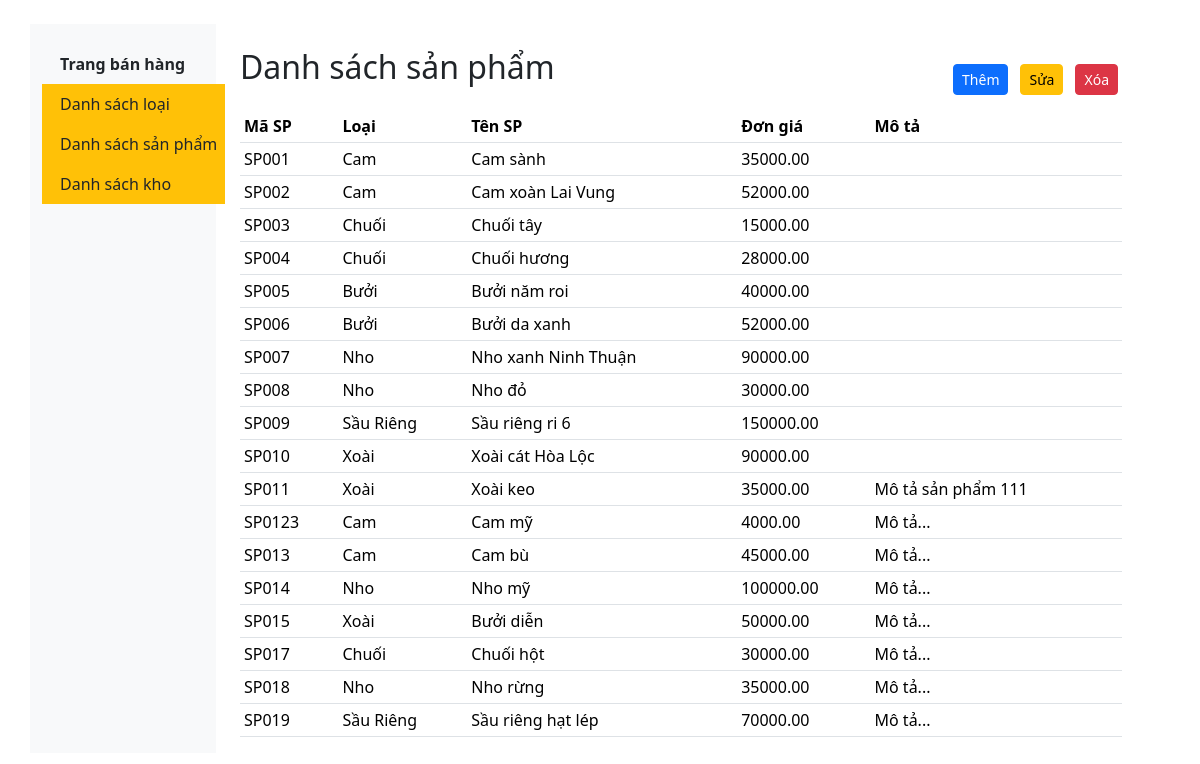
The page /dsSanPham on the database as committed earlier.
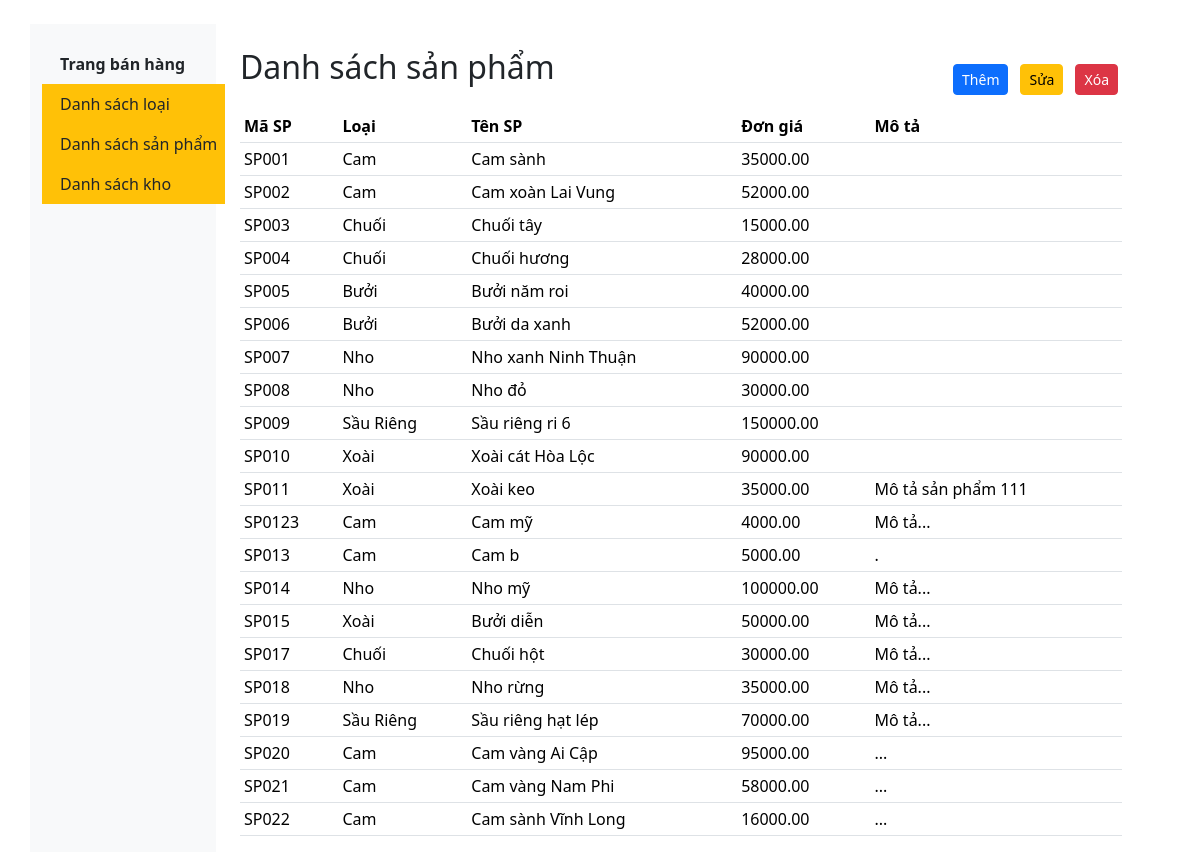
The same page on the database as committed later.
### TraiCay/models.py (models this page shows, shortened)
class SanPham(models.Model):
    MaSP = models.CharField(max_length=10, primary_key=True)
    MaLoai = models.ForeignKey(Loai, on_delete=models.SET_NULL, null=True)
    TenSP = models.CharField(max_length=100, unique=True)
    DonGia = models.DecimalField(max_digits=10, decimal_places=2)
    MoTa = models.TextField()

class Loai(models.Model):
    MaLoai = models.CharField(max_length=10, primary_key=True)
    TenLoai = models.CharField(max_length=100, unique=True)

### TraiCay/views.py (the view)
# urls.py: path('dsSanPham', views.list_product, name='dsSanPham'),
def list_product(request):
    data1 = {
        'ds_SanPham': SanPham.objects.all(),
    }
    return render(request, 'admin_pages/dsSanPham.html', data1)

### TraiCay/templates/admin_pages/dsSanPham.html (shortened to what this page needs)
{% extends "layout/admin_layout/layout.html" %}
{% block content %}
<div class="container mt-4">
    <div class="d-flex align-items-center justify-content-between">
        <h2 class="mb-4">Danh sách sản phẩm</h2>
        <div class="d-flex gap-1">
            <a href="{% url 'ThemSP' %}" class="btn btn-sm btn-primary mx-1">Thêm</a>
            <a href="{% url 'SuaSP' %}" class="btn btn-sm btn-warning mx-1">Sửa</a>
            <a href="{% url 'XoaSP' %}" class="btn btn-sm btn-danger mx-1">Xóa</a>
        </div>
    </div>
    <table class="table table-hover table-sm w-100 mx-auto">
        <thead class="thead-dark">
            <tr>
                <th scope="col">Mã SP</th>
                <th scope="col">Loại</th>
                <th scope="col">Tên SP</th>
                <th scope="col">Đơn giá</th>
                <th scope="col">Mô tả</th>
            </tr>
        </thead>
        <tbody>
            {% for tsp in ds_SanPham %}
            <tr>
                <td>{{ tsp.MaSP }}</td>
                <td>{{ tsp.MaLoai.TenLoai }}</td>
                <td>{{ tsp.TenSP }}</td>
                <td>{{ tsp.DonGia }}</td>
                <td>{{ tsp.MoTa }}</td>
            </tr>
            {% endfor %}
        </tbody>
    </table>
</div>
{% endblock %}

### TraiCay/templates/layout/admin_layout/layout.html (shortened to what this page needs)
<!DOCTYPE html>
<html lang="en">
<head>
    <meta http-equiv="X-UA-Compatible" content="ie=edge"> {% load static %}
    <link href="https://cdn.jsdelivr.net/npm/bootstrap@5.3.1/dist/css/bootstrap.min.css" rel="stylesheet"
>
</head>
<body>
    <body>
        <div class="container-md">
            <header>
                <div class="row">
                    <content class="row py-4">
                        <div class="col-2 sidebar">
                            <nav class="w-100">
                                <div class="nav flex-column">
                                    <div class="nav-item p-2">
                                        <a class="navbar-brand fw-bold" href="/">
                                             Trang bán hàng
                                        </a>
                                    </div>
                                    <div class="nav-item p-2 bg-warning">
                                        <a class="navbar-brand" href="{% url 'dsLoai' %}">
                                             Danh sách loại
                                        </a>
                                    </div>
                                    <div class="nav-item p-2 bg-warning">
                                        <a class="navbar-brand" href="{% url 'dsSanPham' %}">
                                             Danh sách sản phẩm
                                        </a>
                                    </div>
                                    <div class="nav-item p-2 bg-warning">
                                        <a class="navbar-brand" href="{% url 'dsKho' %}">
                                             Danh sách kho
                                        </a>
                                    </div>
                                </div>
                            </nav>
                        </div>
                        <div class="col-md">
                            {% block content %} {% endblock %}
                        </div>
                    </content>
                </div>
            </header>
        </div>
    </body>
</html>

### TraiCay/templates/layout/admin_layout/layout.html (style rules this page uses)
.sidebar { height: 100%; background: #f8f9fa; padding-top: 20px; }
.sidebar .nav-item .navbar-brand { display: flex; align-items: center; }
.bg-warning { background-color: #ffc107; }

Rows that differ between the two databases and show on the page:
changed SanPham "SP013": TenSP "Cam bù" → "Cam b"; DonGia "45000.00" → "5000.00"; MoTa "Mô tả..." → "."
added SanPham: MaSP "SP020", MaLoai.TenLoai "Cam", TenSP "Cam vàng Ai Cập", DonGia "95000.00", MoTa "..."
added SanPham: MaSP "SP021", MaLoai.TenLoai "Cam", TenSP "Cam vàng Nam Phi", DonGia "58000.00", MoTa "..."
added SanPham: MaSP "SP022", MaLoai.TenLoai "Cam", TenSP "Cam sành Vĩnh Long", DonGia "16000.00", MoTa "..."
